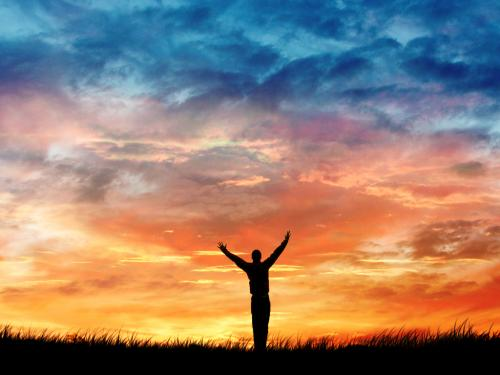
#> input picture Digital-Image/hm3/test.jpg, 500 x 375 px
$ python 3.2.py   (Python 2 division)
#> lines starting #> are read from the running program, lines starting #| are printed output that depends on the picture
#!/usr/bin/env python
# -*- coding: utf-8 -*-
__Auther__ = 'M4x'

import numpy as np
from pprint import pprint
import cv2
import pdb

class Image(object):
    def __init__(self, file):
#> called with file = './test.jpg'
        self.oriImg = cv2.imread(file)
#> self.oriImg is the input picture: shape (375, 500, 3); mean B, G, R 112.5, 127, 150.2
        #  pprint(self.img)
        self.H, self.W, _ = self.oriImg.shape
#> self.H = 375; self.W = 500

        self.showImage("Original_Image.jpg", self.oriImg)

    def showImage(self, name, img):
#> called with name = 'Original_Image.jpg'
        print "Press s to save this picture or others to exit.\n"

        cv2.imshow(name, img)
        key = (cv2.waitKey(0) & 0xff)
#> (key Esc is pressed here)

        if key == ord('s'):
            cv2.imwrite(name, img)

        cv2.destroyAllWindows()

    def Roberts(self):
        self.img = cv2.cvtColor(self.oriImg, cv2.COLOR_RGB2GRAY)
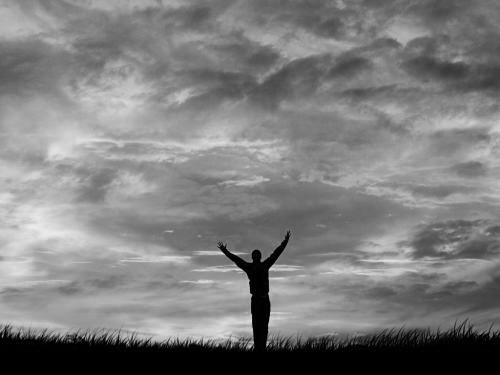
#> self.img: shape (375, 500); min 0, max 237, mean 125.3
        #  pprint(self.img)
        #  print type(self.img), len(self.img), len(self.img[0])
        m1 = np.array([[-1, 0], [0, 1]])
        m2 = np.array([[0, -1], [1, 0]])

        self.img1 = np.zeros(self.img.shape, np.uint8)
        self.img2 = np.zeros(self.img.shape, np.uint8)

        for x in xrange(self.H - 1):
            for y in xrange(self.W - 1):
                #  if x + 1 == 375:
                    #  pdb.set_trace()
                #  mat = np.array([[self.img[x, y], self.img[x, y + 1]], [self.img[x + 1, y], self.img[x + 1, y + 1]]])
                mat = self.img[x: x + 2, y : y+2]
                #  pprint(mat)
                res1 = np.abs(np.sum(mat * m1))
                res2 = np.abs(np.sum(mat * m2))
                self.img1[x, y] = res1
                self.img2[x, y] = res2
                #  pprint(res1)
                #  pprint(res2)

        self.out = self.img1 + self.img2
        #  pprint(self.out)
        self.showImage("Roberts.jpg", self.out.astype(np.uint8))
#> (key Enter is pressed here)
        #  self.sharpen = self.out + self.img
        #  self.showImage("Roberts_Sharpen.jpg", self.sharpen)

    def Prewitt(self):
        self.img = cv2.cvtColor(self.oriImg, cv2.COLOR_RGB2GRAY)
        #  pprint(self.img)
        #  print type(self.img), len(self.img), len(self.img[0])
        m1 = np.array([[-1, -1, -1], [0, 0, 0], [1, 1, 1]])
        m2 = np.array([[-1, 0, 1], [-1, 0, 1], [-1, 0, 1]])

        self.img1 = np.zeros(self.img.shape, np.uint8)
        self.img2 = np.zeros(self.img.shape, np.uint8)

        for x in xrange(self.H - 2):
            for y in xrange(self.W - 2):
                #  if x + 1 == 375:
                    #  pdb.set_trace()
                #  mat = np.array([[self.img[x, y], self.img[x, y + 1], self.img[x, y + 2]], [self.img[x + 1, y], self.img[x + 1, y + 1], self.img[x + 1, y + 2]], [self.img[x + 2, y], self.img[x + 2, y + 1], self.img[x + 2, y + 2]]])
                mat = self.img[x: x + 3, y: y + 3]
                #  pprint(mat)
                res1 = np.abs(np.sum(mat * m1))
                res2 = np.abs(np.sum(mat * m2))
                self.img1[x, y] = res1
                self.img2[x, y] = res2
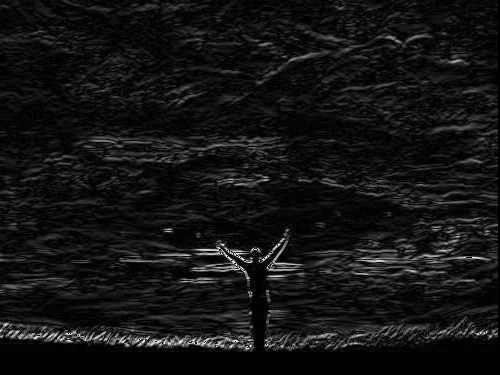
#> self.img1: shape (375, 500); min 0, max 254, mean 19.5
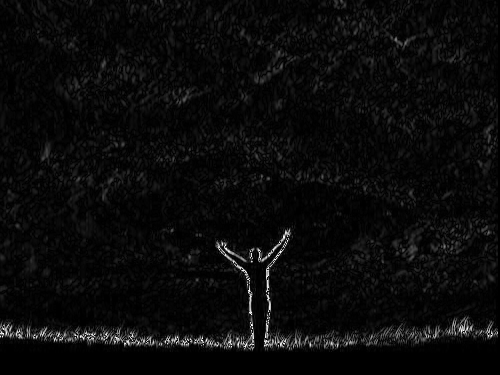
#> self.img2: shape (375, 500); min 0, max 255, mean 10.5
                # [5 lines of commented-out code are left out]
        self.showImage("Prewitt1.jpg", self.img1.astype(np.uint8))
        #  self.sharpen = self.out + self.img
        self.showImage("Prewitt2.jpg", self.img2.astype(np.uint8))

    def Sobel(self, img = None):
        #  pdb.set_trace()
        if img is None:
            self.img = cv2.cvtColor(self.oriImg, cv2.COLOR_RGB2GRAY)
        else:
            self.img = img
        #  pprint(self.img)
        #  print type(self.img), len(self.img), len(self.img[0])
        m1 = np.array([[-1, -2, -1], [0, 0, 0], [1, 2, 1]])#"horizontal"
        m2 = np.array([[-1, 0, 1], [-2, 0, 2], [-1, 0, 1]])#"vertical"

        self.img1 = np.zeros(self.img.shape, np.uint8)
        self.img2 = np.zeros(self.img.shape, np.uint8)

        for x in xrange(self.H - 2):
            for y in xrange(self.W - 2):
                #  if x + 1 == 375:
                    #  pdb.set_trace()
                #  mat = np.array([[self.img[x, y], self.img[x, y + 1], self.img[x, y + 2]], [self.img[x + 1, y], self.img[x + 1, y + 1], self.img[x + 1, y + 2]], [self.img[x + 2, y], self.img[x + 2, y + 1], self.img[x + 2, y + 2]]])
                mat = self.img[x: x + 3, y: y + 3]
                #  pprint(mat)
                res1 = np.abs(np.sum(mat * m1))
                res2 = np.abs(np.sum(mat * m2))
                self.img1[x, y] = res1
                self.img2[x, y] = res2
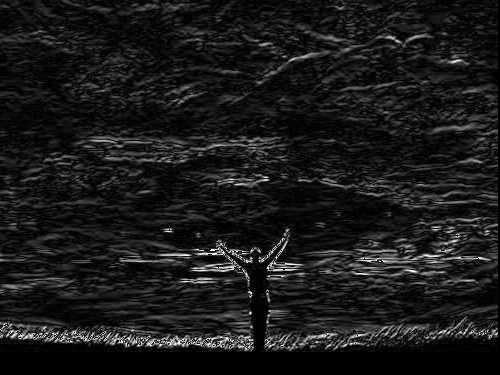
#> self.img1: shape (375, 500); min 0, max 255, mean 25.6
                # [4 lines of commented-out code are left out]
        self.img1 = self.img1 * (255 / np.max(self.img))
        self.img2 = self.img2 * (255 / np.max(self.img))
        if img is None:
            self.showImage("Sobel1.jpg", self.img1.astype(np.uint8))
            #  self.sharpen = self.out + self.img
            self.showImage("Sobel2.jpg", self.img2.astype(np.uint8))
        return self.img1.astype(np.uint8), self.img2.astype(np.uint8)

    def lapacian(self):
        self.img = cv2.cvtColor(self.oriImg, cv2.COLOR_RGB2GRAY)
        #  pprint(self.img)
        #  print type(self.img), len(self.img), len(self.img[0])
        m1 = np.array([[0, 1, 0], [1, -4, 1], [0, 1, 0]])
        m2 = np.array([[1, 1, 1], [1, -8, 1], [1, 1, 1]])
        m3 = np.array([[0, -1, 0], [-1, 4, 1], [0, -1, 0]])
        m4 = np.array([[-1, -1, -1], [-1, 8, -1], [-1, -1, -1]])

        self.img1 = np.zeros(self.img.shape, np.uint8)
        self.img2 = np.zeros(self.img.shape, np.uint8)
        self.img3 = np.zeros(self.img.shape, np.uint8)
        self.img4 = np.zeros(self.img.shape, np.uint8)

        for x in xrange(self.H - 2):
            for y in xrange(self.W - 2):
                #  if x + 1 == 375:
                    #  pdb.set_trace()
                #  mat = np.array([[self.img[x, y], self.img[x, y + 1], self.img[x, y + 2]], [self.img[x + 1, y], self.img[x + 1, y + 1], self.img[x + 1, y + 2]], [self.img[x + 2, y], self.img[x + 2, y + 1], self.img[x + 2, y + 2]]])
                mat = self.img[x: x + 3, y: y + 3]
                #  pprint(mat)
                res1 = np.abs(np.sum(mat * m1))
                res2 = np.abs(np.sum(mat * m2))
                res3 = np.abs(np.sum(mat * m3))
                res4 = np.abs(np.sum(mat * m4))
                self.img1[x, y] = res1
                self.img2[x, y] = res2
                self.img3[x, y] = res3
                self.img4[x, y] = res4
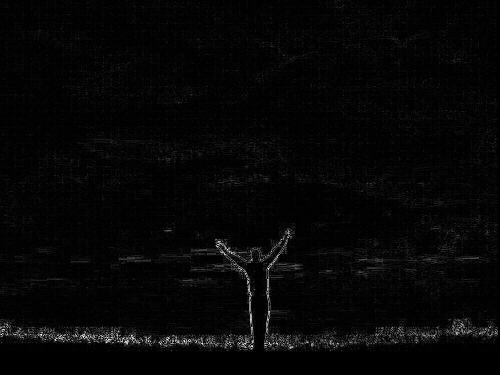
#> self.img1: shape (375, 500); min 0, max 255, mean 6.2
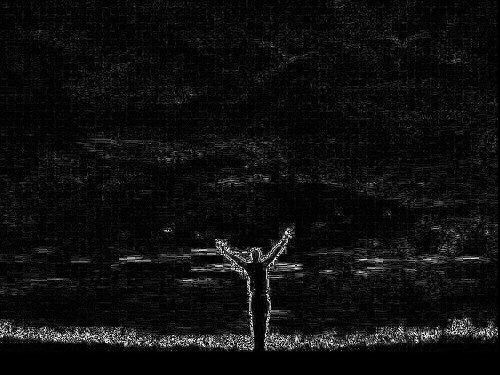
#> self.img2: shape (375, 500); min 0, max 255, mean 14.5
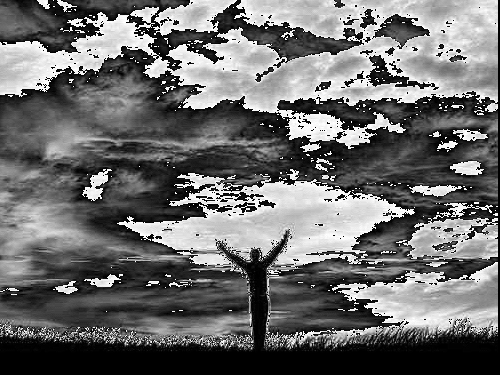
#> self.img3: shape (375, 500); min 0, max 255, mean 108.1
                # [5 lines of commented-out code are left out]
        self.showImage("lapacian1.jpg", self.img1.astype(np.uint8))
        #  self.sharpen = self.out + self.img
        self.showImage("lapacian2.jpg", self.img2.astype(np.uint8))
        self.showImage("lapacian3.jpg", self.img3.astype(np.uint8))
        self.showImage("lapacian4.jpg", self.img4.astype(np.uint8))


    # [73 lines left out: functions GaussianBlur, DFS, canny, not called in this run]

if __name__ == "__main__":
    img = Image("./test.jpg")
    img.Roberts()
    img.Prewitt()
    img.Sobel()
    img.lapacian()
    #  img.GaussianBlur()
    img.canny(1, 3)

$ run again, with Digital-Image/hm3/test.png saved as Digital-Image/hm3/test.jpg
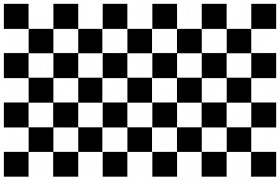
#> input picture Digital-Image/hm3/test.png, 280 x 180 px
#> in __init__, self.oriImg is the input picture: shape (180, 280, 3); mean B, G, R 133.7, 133.7, 133.7
#> after the loop in lapacian, `for x in xrange(self.H - 2):`:
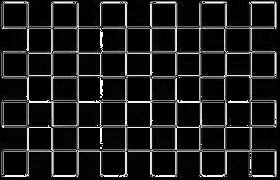
#> self.img2: shape (180, 280); min 0, max 255, mean 28.8
#> after the loop in lapacian, `for x in xrange(self.H - 2):`:
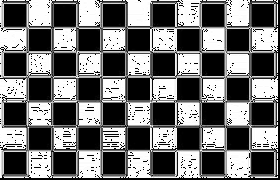
#> self.img3: shape (180, 280); min 0, max 255, mean 117.7

$ run again, with Digital-Image/test.jpg copied over Digital-Image/hm3/test.jpg
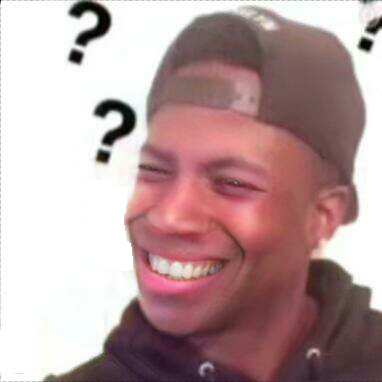
#> input picture Digital-Image/test.jpg, 382 x 382 px
#> in __init__, self.oriImg is the input picture: shape (382, 382, 3); mean B, G, R 158.9, 158, 185.7
#> after the loop in lapacian, `for x in xrange(self.H - 2):`:
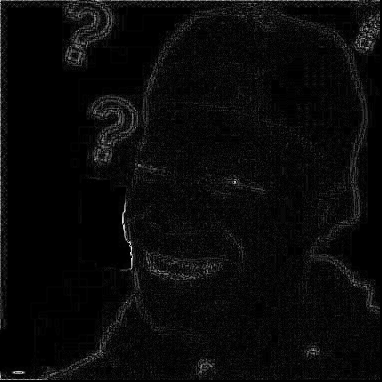
#> self.img2: shape (382, 382); min 0, max 246, mean 9.5
#> after the loop in lapacian, `for x in xrange(self.H - 2):`:
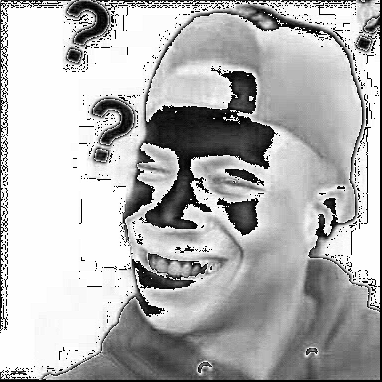
#> self.img3: shape (382, 382); min 0, max 255, mean 178.8
